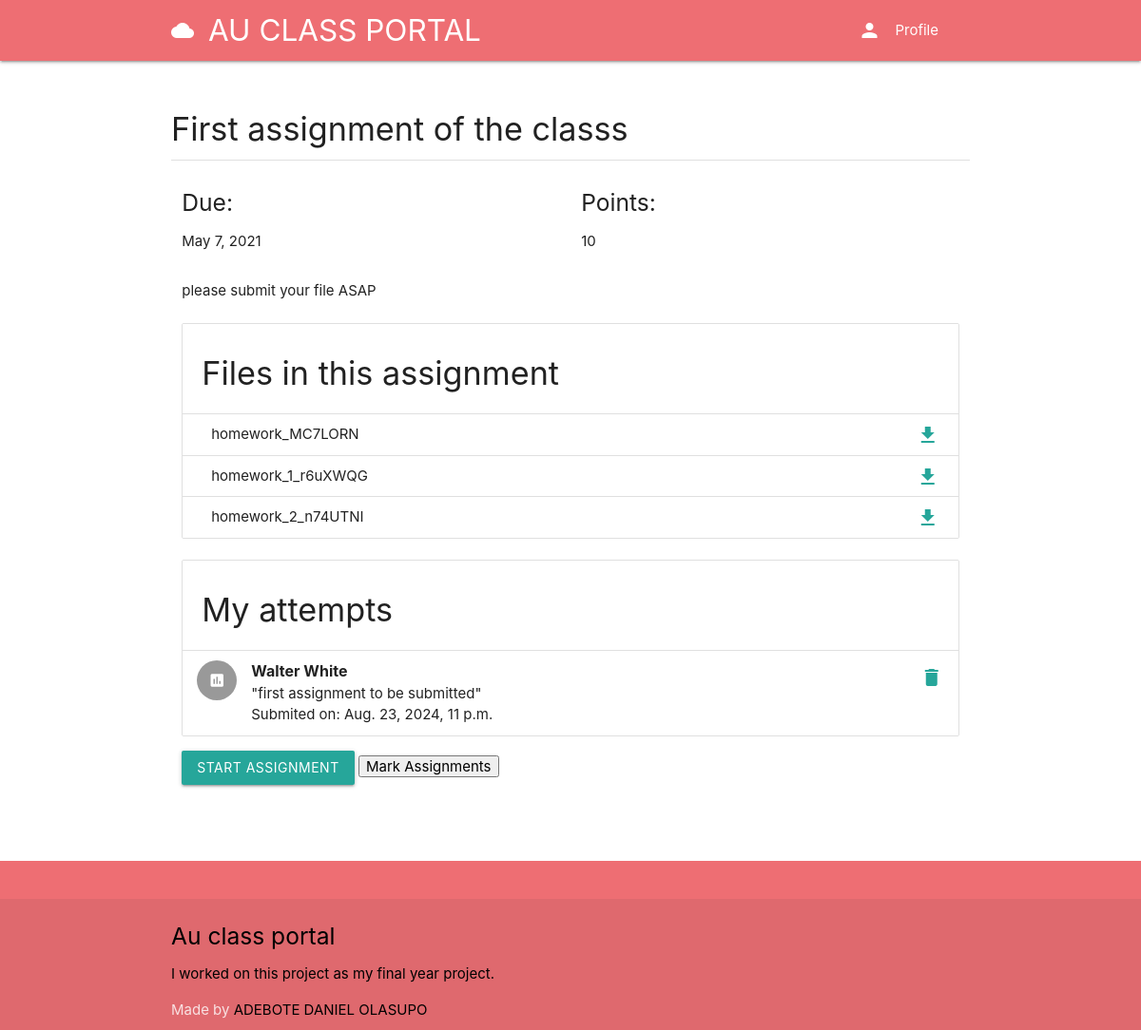
The app's page /course/fc336498-2d0a-4e61-ae8b-1f57174ee38d/modules/1/assignment/2 (signed in) with its own data.
### assignment/models.py (models this page shows, shortened)
class Assignment(models.Model):
	title = models.CharField(max_length=150)
	content = RichTextField()
	points = models.PositiveIntegerField()
	due = models.DateField()
	files = models.ManyToManyField(AssignmentFileContent)
	user = models.ForeignKey(User, on_delete=models.CASCADE)

class AssignmentFileContent(models.Model):
	user = models.ForeignKey(User, on_delete=models.CASCADE)
	file = models.FileField(upload_to=user_directory_path)
	def get_file_name(self):
		return os.path.basename(self.file.name)

class Submission(models.Model):
	file = models.FileField(upload_to=user_directory_path)
	comment = models.CharField(max_length=1000)
	date = models.DateTimeField(auto_now_add=True)
	assignment = models.ForeignKey(Assignment, on_delete=models.CASCADE)
	user = models.ForeignKey(User, on_delete=models.CASCADE)

### assignment/views.py (the view)
# urls.py: path('<course_id>/modules/<module_id>/assignment/<assignment_id>', AssignmentDetail, name='assignment-detail'),
def AssignmentDetail(request, course_id, module_id, assignment_id):
	user = request.user
	assignment = get_object_or_404(Assignment, id=assignment_id)
	my_submissions = Submission.objects.filter(assignment=assignment, user=user)
	context = {
		'assignment': assignment,
		'course_id': course_id,
		'my_submissions': my_submissions,
		'course_id': course_id,
		'module_id': module_id,
	}
	return render(request, 'assignment/assignment.html', context)

### authy/views.py (called while the page is built)
def SideNavInfo(request):
	user = request.user
	nav_profile = None
	if user.is_authenticated:
		nav_profile = Profile.objects.get(user=user)
	return {'nav_profile': nav_profile}

### direct/views.py (called while the page is built)
def CheckDirects(request):
    directs_count = 0
    if request.user.is_authenticated:
        directs_count = Message.objects.filter(user=request.user, is_read=False).count()
    return {'directs_count': directs_count}

### student_portal/templates/assignment/assignment.html (shortened to what this page needs)
{% extends 'base.html' %}
{% load static %}
{% block content %}
<div class="section">
	<h4>{{ assignment.title }}</h4>
	<div class="divider"></div>
</div>
<div class="row">
<div class="col s6">
  <h5>Due:</h5>
  <p>{{ assignment.due }}</p>
</div>
<div class="col s6">
  <h5>Points:</h5>
  <p>{{ assignment.points }}</p>
</div>
<div class="col s12">
  {{ assignment.content | safe }}
</div>
<div class="col s12">
  <ul class="collection with-header">
    <li class="collection-header"><h4>Files in this assignment</h4></li>
    {% for file in assignment.files.all %}
      <li class="collection-item"><div>{{ file.get_file_name }}<a class="secondary-content" href="{{ file.file.url }}" download>
        <i class="material-icons">download</i></a></div>
      </li>
    {% endfor %}
  </ul>
</div>
<div class="col s12">
  <ul class="collection with-header">
    <li class="collection-header"><h4>My attempts</h4></li>
    {% for submission in my_submissions %}
        <li class="collection-item avatar">
          <i class="material-icons circle">insert_chart</i>
          <span class="title"><b>{{ submission.user.get_full_name }}</b></span>
          <p>"{{ submission.comment }}"</p>
          <p>Submited on: {{ submission.date }}</p>
          <a href="#!" class="secondary-content"><i class="material-icons">delete</i></a>
        </li>
    {% endfor %}
  </ul>
</div>
    <div class="col s12">
      <a class="btn" href="{% url 'start-assignment' course_id module_id assignment.id %}">Start Assignment</a>
      <a href="{% url 'mark_assignment' %}"><button>Mark Assignments</button></a>
    </div>
</div>
{% endblock %}

### records on screen
Assignment: title "First assignment of the classs", due "May 7, 2021", points "10", content "please submit your file ASAP"
AssignmentFileContent: get_file_name "homework_MC7LORN"
AssignmentFileContent: get_file_name "homework_1_r6uXWQG"
AssignmentFileContent: get_file_name "homework_2_n74UTNI"
Submission: user.get_full_name "Walter White", comment "first assignment to be submitted", date "Aug. 23, 2024, 11 p.m."
